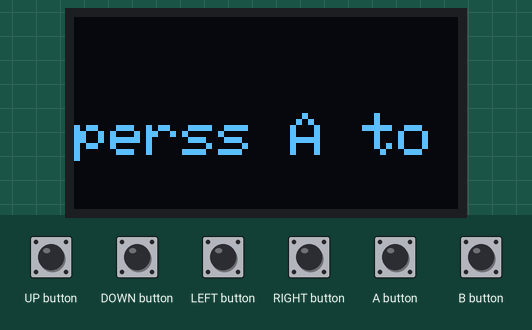
A sketch run on a simulated Arduboy, built with avr-gcc and run on an emulated ATmega32U4. Shown: 128×64 one-colour display. Inputs (shaded band) come from the test bench. The OLED is the two-colour kind (top 16 rows yellow); random numbers use the default seed unless the sketch sets one.

Above: at 1.2 s.
1.3 s: A button pressed for 0.15 s
At 1.7 s:
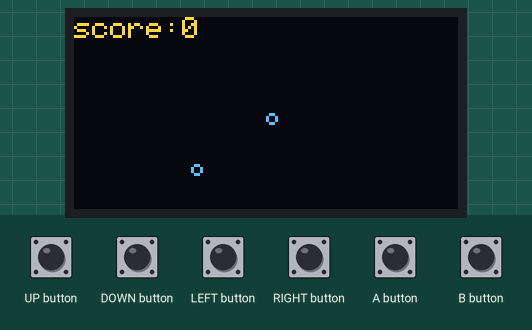
3.7 s: LEFT button pressed for 0.15 s
At 4.11 s:
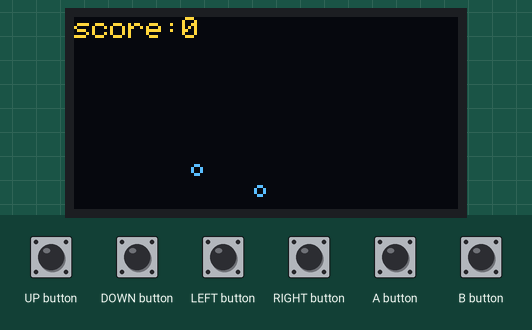
5.5 s: UP button pressed for 0.15 s
At 5.91 s:
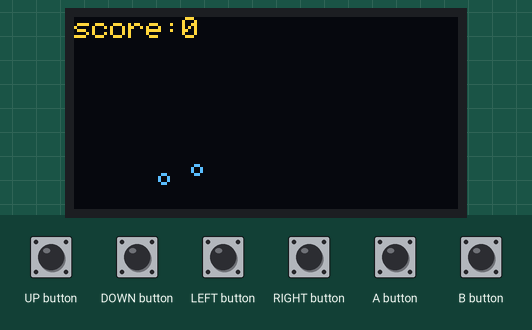
7.3 s: RIGHT button pressed for 0.15 s
At 7.71 s:
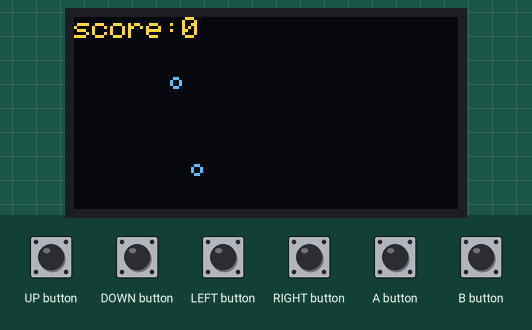
9.1 s: DOWN button pressed for 0.15 s
At 9.51 s:
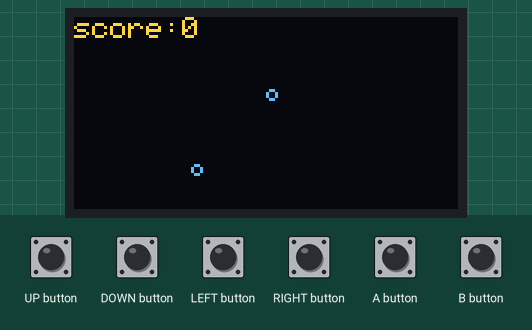
11.5 s: LEFT button pressed for 1 s
At 11.91 s:
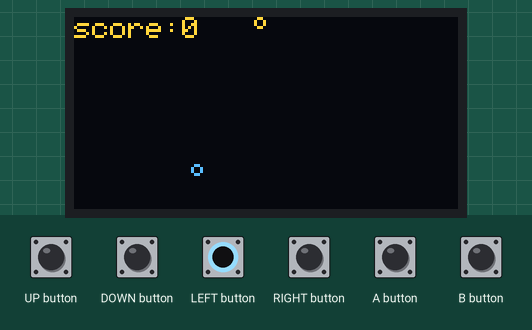
Timing chart, 0 to 14.5 s (numbered marks = the images above; inputs shaded):
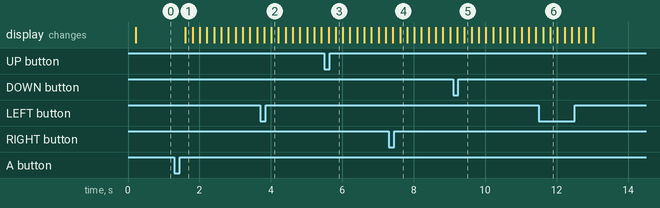

Measured:
- after the input at 1.3 s, the display: changes after 0.31 s (image 1)

The sketch:

snake.ino
```cpp
#include <Arduboy2.h>

Arduboy2 arduboy;
unsigned int score = 0;
unsigned int moves = 1;
unsigned int speed = 5;
unsigned int state = 0;

int lastKey = 128; // defaults to up to
int tailX[50]; // max size of snake
int tailY[50]; // max size of snake

const int appleSize = 4;

Rect apple = {0, 0, appleSize, appleSize};
Rect snake = {WIDTH / 2, HEIGHT / 2, appleSize, appleSize};

void setup() {
  arduboy.begin();
  arduboy.setFrameRate(speed);
  randomizeApple();
}

void loop() {
  if (!(arduboy.nextFrame())) {
    return;
  }
  arduboy.pollButtons();
  arduboy.clear();
  manager();
  arduboy.display();
}

void gameRunner() {
  arduboy.setTextSize(1);
  checkButtons();
  arduboy.drawRoundRect(apple.x, apple.y, apple.width, apple.height, 1);
  moveSnake();
  arduboy.print(F("score:"));
  arduboy.print(score);
}

void showHomeScreen() {
  arduboy.setTextSize(2);
  arduboy.setCursor(0, HEIGHT / 2);
  arduboy.println("perss A to continue");

  if (arduboy.justPressed(A_BUTTON)) {
    state = 1;
  }
}

void manager() {
  switch (state) {
    case 0:
        showHomeScreen();
      break;
    case 1:
        gameRunner();
      break;
      case 2:
        showGameOverScreen();
      break;
  }
}

void showGameOverScreen() {
  arduboy.setTextSize(2);
  arduboy.println("Gameover");
  arduboy.println("Score: " + score);

  if (arduboy.justPressed(A_BUTTON)) {
    state = 1;
  }
}

void checkButtons() {
  if (arduboy.justPressed(LEFT_BUTTON)) {
    if (lastKey == 64) return;
    lastKey = 32;
  }

  if (arduboy.justPressed(RIGHT_BUTTON)) {
    if (lastKey == 32) return;
    lastKey = 64;
  }

  if (arduboy.justPressed(UP_BUTTON)) {
    if (lastKey == 16) return;
    lastKey = 128;
  }

  if (arduboy.justPressed(DOWN_BUTTON)) {
    if (lastKey == 128) return;
    lastKey = 16;
  }
}

void moveSnake() {
  tailX[moves] = snake.x;
  tailY[moves] = snake.y;

  switch (lastKey) {
    case 32:
      snake.x -= appleSize;
    break;
    case 64:
        snake.x += appleSize;
    break;
    case 128:
      snake.y -= appleSize;
    break;
    case 16:
        snake.y += appleSize;
    break;
  }

  // array shift
  if (moves > 1) {
    memcpy(tailX, &tailX[1], sizeof(tailX) - sizeof(int));
    memcpy(tailY, &tailY[1], sizeof(tailY) - sizeof(int));
  }

  if (snake.x > WIDTH) {
    snake.x = 0;
  }

  if (snake.x < 0) {
    snake.x = WIDTH;
  }

  if (snake.y > HEIGHT) {
    snake.y = 0;
  }

  if (snake.y < 0) {
    snake.y = HEIGHT;
  }

  for (int i = 0; i <= moves; i++) {
      arduboy.drawRoundRect(tailX[i], tailY[i], snake.width, snake.height, 2, WHITE);
  }


  if (eatsApple()) {
    postEatEvents();
  }

  if (eatsItself()) {
      moves = 0;
      state = 2;
  }
}

void randomizeApple() {
  apple.x = random(0, WIDTH);
  apple.y = random(0, HEIGHT);
}

bool eatsApple() {
  return arduboy.collide(snake, apple);
}

void postEatEvents() {
  randomizeApple();
  moves++;
  score += 10;
  // increase speed
  if (moves % 5 == 0) {
    speed++;
    arduboy.setFrameRate(speed);
  }
}

bool eatsItself() {
  for (int i = 0; i <= moves; i++) {
    // dont eat the head!
    if (i < moves - 1) {
      Rect currentTail =  {tailX[i], tailY[i], appleSize, appleSize};
      if (arduboy.collide(snake, currentTail)) {
        return true;
      }
    }
  }

  return false;
}
```
